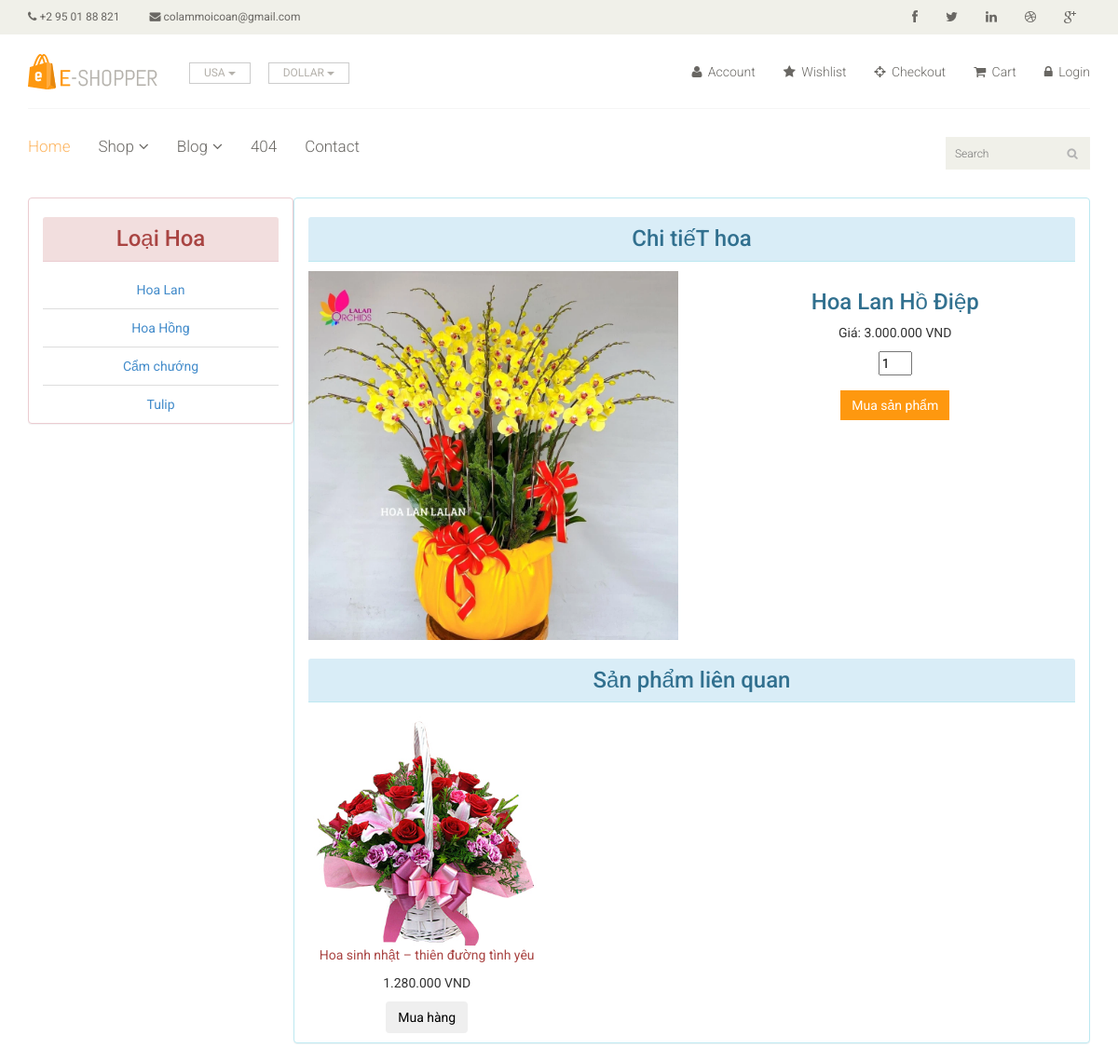
The app's page /flower_detail.php?id=16 with its own data.
### tables this page shows
CREATE TABLE `typeofflower` (
  `typeflower_id` int(50) NOT NULL,
  `typeName` varchar(500) NOT NULL
);

CREATE TABLE `flower` (
  `flower_id` int(11) NOT NULL,
  `flowerName` varchar(500) NOT NULL,
  `colorID` int(50) NOT NULL,
  `unit` int(50) DEFAULT NULL,
  `price` double DEFAULT NULL,
  `available` int(50) DEFAULT NULL,
  `flowerPicture` varchar(500) NOT NULL,
  `typeflower_id` int(50) NOT NULL
);

### Entities/typeflower.class.php (called while the page is built, shortened)
<?php
require_once("./config/db.class.php");
class Typeflower
{
    public static function list_typeflower()
    {
        $db = new Db();
        $sql = "SELECT * FROM typeofflower";
        $result = $db->select_to_array($sql);
        return $result;
    }
}
?>

### config/db.class.php (called while the page is built, shortened)
<?php
class Db
{
    protected static $connection;
    public function connect()
    {
        if (!isset(self::$connection)) {
            $config = parse_ini_file("config.ini");
            self::$connection = new mysqli("localhost", $config["username"], $config["password"], $config["databasename"]);
        }
        return self::$connection;
    }
    public function query_execute($queryString)
    {
        $connection = $this->connect();
        $result = $connection->query($queryString);
        return $result;
    }
    public function select_to_array($queryString)
    {
        $rows = array();
        $result = $this->query_execute($queryString);
        while ($item = $result->fetch_assoc()) {
            $rows[] = $item;
        }
        return $rows;
    }
}
?>

### Entities/flower.class.php (called while the page is built, shortened)
<?php
require_once("./config/db.class.php");
class flower
{
    public static function list_flower_relate($typeflower_id, $id){
        $db = new Db();
        $sql = "SELECT * FROM flower WHERE typeflower_id='$typeflower_id' AND flower_id !='$id'";
        $result = $db->select_to_array($sql);
        return $result;
    }
     public static function get_flower($id)
     {
         $db = new Db();
         $sql = "SELECT * FROM flower WHERE flower_id='$id'";
         $result = $db->select_to_array($sql);
         return $result;
     }
}
?>

### flower_detail.php (the view)
<?php
require_once("./Entities/flower.class.php");
require_once("./Entities/typeflower.class.php");
?>
<?php
include_once("./header.php");
if (!isset($_GET["id"])) {
    header('Location: not_found.php');
} else {
    $id = $_GET["id"];
    $flower = reset(flower::get_flower($id));
    $flower_relate = flower::list_flower_relate($flower["typeflower_id"], $id);
}
$typeflower = Typeflower::list_typeflower();
?>
<div class="container text-center">
    <div class="col-sm-3 panel panel-danger">
        <h3 class="panel-heading">Loại Hoa </h3>
        <ul class="list-group">
            <?php
            foreach ($typeflower as $item) {
                echo "<li class='list-group-item'><a
                href=/DA_manguonmo/list_flower.php?typeflower_id=" . $item["typeflower_id"] . ">" . $item["typeName"] . "</a></li>";
            } ?>
        </ul>
    </div>
    <div class="col-sm-9 panel panel-info">
        <h3 class="panel-heading">Chi tiếT hoa</h3>
        <div class="row">
            <div class="col-sm-6">
                <img src="<?php echo "../DA_manguonmo/" . $flower["flowerPicture"]; ?>" class="img-responsive" style="width:100%" alt="Image">
            </div>
            <div class="col-sm-6">
                <div style="padding-left:10px">
                    <h3 class="text-info">
                        <?php echo $flower["flowerName"]; ?>
                    </h3>
                    <p>
                        Giá: <?php echo number_format($flower["price"], 0, ",", ".") ?> VND
                    </p>
                    <form id="add-to-cart-form" action="shopping_flow.php?action=add" method="POST">
                        <input type="text" value="1" name="quantity[<?=$flower['id'] ?>]" size="2"><br>
                        <input type="submit" value="Mua sản phẩm" class="btn btn-primary">
                    </form>
                </div>
            </div>
        </div>
        <h3 class="panel-heading"> Sản phẩm liên quan</h3>
        <div class="row">
            <?php
            foreach ($flower_relate as $item) {
            ?>
                <div class="col-sm-4">
                    <a href="../DA_manguonmo/flower_detail.php?id=<?php echo $item["typeflower_id"]; ?>">
                        <img src="<?php echo "../DA_manguonmo/" . $item["flowerPicture"]; ?>" class="img-responsive" style="width:100%" alt="Image">
                    </a>
                    <p class="text-danger"><?php echo $item["flowerName"]; ?> </p>
                    <p class="text-ingo"><?php echo number_format($item["price"], 0, ",", ".") ?> VND</p>
                    <p>
                        <button type="button" class="btn bth-primary">Mua hàng</button>
                    </p>
                </div>
            <?php   } ?>
        </div>
    </div>
</div>

### header.php (shortened to what this page needs)
<!DOCTYPE html>
<html lang="en">
<head>
    <link href="./static/css/bootstrap.min.css" rel="stylesheet">
    <link href="./static/css/font-awesome.min.css" rel="stylesheet">
    <link href="./static/css/prettyPhoto.css" rel="stylesheet">
    <link href="./static/css/price-range.css" rel="stylesheet">
    <link href="./static/css/animate.css" rel="stylesheet">
	<link href="./static/css/main.css" rel="stylesheet">
	<link href="./static/css/responsive.css" rel="stylesheet">
</head>
<body>
	<header id="header">
		<div class="header_top">
			<div class="container">
				<div class="row">
					<div class="col-sm-6">
						<div class="contactinfo">
							<ul class="nav nav-pills">
								<li><a href="#"><i class="fa fa-phone"></i> +2 95 01 88 821</a></li>
								<li><a href="#"><i class="fa fa-envelope"></i> colammoicoan@gmail.com</a></li>
							</ul>
						</div>
					</div>
					<div class="col-sm-6">
						<div class="social-icons pull-right">
							<ul class="nav navbar-nav">
								<li><a href="#"><i class="fa fa-facebook"></i></a></li>
								<li><a href="#"><i class="fa fa-twitter"></i></a></li>
								<li><a href="#"><i class="fa fa-linkedin"></i></a></li>
								<li><a href="#"><i class="fa fa-dribbble"></i></a></li>
								<li><a href="#"><i class="fa fa-google-plus"></i></a></li>
							</ul>
						</div>
					</div>
				</div>
			</div>
		</div>
		<div class="header-middle">
			<div class="container">
				<div class="row">
					<div class="col-sm-4">
						<div class="logo pull-left">
							<a href="./index.php"><img src="./static/images/home/logo.png" alt="" /></a>
						</div>
						<div class="btn-group pull-right">
							<div class="btn-group">
								<button type="button" class="btn btn-default dropdown-toggle usa" data-toggle="dropdown">
									USA
									<span class="caret"></span>
								</button>
							</div>
							<div class="btn-group">
								<button type="button" class="btn btn-default dropdown-toggle usa" data-toggle="dropdown">
									DOLLAR
									<span class="caret"></span>
								</button>
							</div>
						</div>
					</div>
					<div class="col-sm-8">
						<div class="shop-menu pull-right">
							<ul class="nav navbar-nav">
								<li><a href="#"><i class="fa fa-user"></i> Account</a></li>
								<li><a href="#"><i class="fa fa-star"></i> Wishlist</a></li>
								<li><a href="checkout.html"><i class="fa fa-crosshairs"></i> Checkout</a></li>
								<li><a href="./shopping_flow.php"><i class="fa fa-shopping-cart"></i> Cart</a></li>
								<li><a href="login.html"><i class="fa fa-lock"></i> Login</a></li>
							</ul>
						</div>
					</div>
				</div>
			</div>
		</div>
		<div class="header-bottom">
			<div class="container">
				<div class="row">
					<div class="col-sm-9">
						<div class="mainmenu pull-left">
							<ul class="nav navbar-nav collapse navbar-collapse">
								<li><a href="index.html" class="active">Home</a></li>
								<li class="dropdown"><a href="#">Shop<i class="fa fa-angle-down"></i></a>
                                </li>
								<li class="dropdown"><a href="#">Blog<i class="fa fa-angle-down"></i></a>
                                </li>
								<li><a href="404.html">404</a></li>
								<li><a href="contact-us.html">Contact</a></li>
							</ul>
						</div>
					</div>
					<div class="col-sm-3">
						<div class="search_box pull-right">
							<input type="text" placeholder="Search"/>
						</div>
					</div>
				</div>
			</div>
		</div>
	</header>
    <section>
		<div class="container">
			<div class="row">

### static/css/main.css (style rules this page uses)
body { font-family: 'Roboto', sans-serif; background:; position: relative; font-weight:400px; }
ul li { list-style: none; }
a { -webkit-transition: 300ms; -moz-transition: 300ms; -o-transition: 300ms; transition: 300ms; }
h1, h2, h3, h4, h5, h6 { font-family: 'Roboto', sans-serif; }
.header_top { background: none repeat scroll 0 0 #F0F0E9; }
.contactinfo ul li:first-child { margin-left: -15px; }
.contactinfo ul li a { font-size: 12px; color: #696763; font-family: 'Roboto', sans-serif; }
.social-icons ul li a { border: 0 none; border-radius: 0; color: #696763; padding:0px; }
.social-icons ul li { display:inline-block; }
.social-icons ul li a i { padding: 11px 15px; transition: all 0.9s ease 0s; -moz-transition: all 0.9s ease 0s; -webkit-transition: all 0.9s ease 0s; -o-transition: all 0.9s ease 0s; }
.header-middle .container .row { border-bottom: 1px solid #f5f5f5; margin-left: 0; margin-right: 0; padding-bottom: 20px; padding-top: 20px; }
.header-middle .container .row .col-sm-4 { padding-left: 0; }
.header-middle .container .row .col-sm-8 { padding-right:0; }
.usa { border-radius: 0; color: #B4B1AB; font-size: 12px; margin-right: 20px; padding: 2px 15px; margin-top: 10px; }
.shop-menu ul li { display:inline-block; padding-left: 15px; padding-right: 15px; }
.shop-menu ul li:last-child { padding-right: 0; }
.shop-menu ul li a { background: #FFFFFF; color: #696763; font-family: 'Roboto', sans-serif; font-size: 14px; font-weight: 300; padding:0; padding-right: 0; margin-top: 10px; }
.shop-menu ul li a i { margin-right:3px; }
.header-bottom { padding-bottom: 30px; padding-top: 30px; }
.navbar-collapse.collapse { padding-left: 0; }
.mainmenu ul li { padding-right: 15px; padding-left: 15px; }
.mainmenu ul li:first-child { padding-left: 0px; }
.mainmenu ul li a { color: #696763; font-family: 'Roboto', sans-serif; font-size: 17px; font-weight: 300; padding: 0; padding-bottom: 10px; }
.mainmenu ul li a:hover, .mainmenu ul li a.active, .shop-menu ul li a.active { background:none; color:#fdb45e; }
.search_box input { background: #F0F0E9; border: medium none; color: #B2B2B2; font-family: 'roboto'; font-size: 12px; font-weight: 300; height: 35px; outline: medium none; padding-left: 10px; width: 155px; background-image: url(../images/home/searchicon.png); background-repeat: no-repeat; background-position: 130px; }
.fa-angle-down { padding-left: 5px; }
.btn.btn-primary { background:#FE980F; border: 0 none; border-radius: 0; margin-top: 16px; }

### records on screen
typeofflower: typeName "Hoa Lan"
typeofflower: typeName "Hoa Hồng"
typeofflower: typeName "Cẩm chướng"
typeofflower: typeName "Tulip"
flower: flowerPicture (picture), flowerName "Hoa Lan Hồ Điệp", price "3.000.000"
flower: flowerPicture (picture), flowerName "Hoa sinh nhật – thiên đường tình yêu", price "1.280.000"
